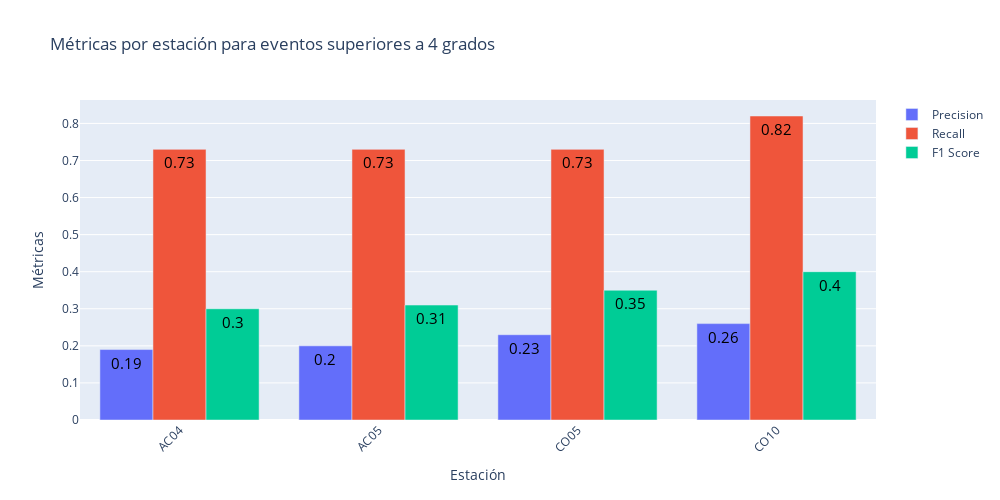
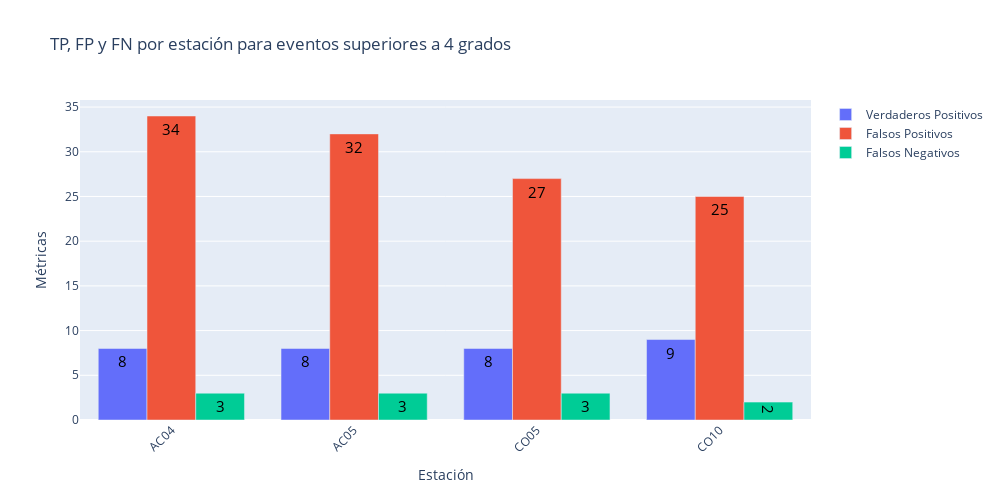

Write notebook code for charts like these, in order.
### Code cell
plot_metrics(results_with_val, titles[3])
plot_bar(results_with_val, titles[3])

### Figure 1 — Plotly figure (JSON) as saved in the notebook; plotly's stock layout.template omitted (floating-point values rounded to 4 significant figures)
{"data": [{"name": "Precision", "text": ["0.19", "0.2", "0.23", "0.26"], "textfont": {"color": "black", "size": 15}, "type": "bar", "x": ["AC04", "AC05", "CO05", "CO10"], "y": [0.19, 0.2, 0.23, 0.26]}, {"name": "Recall", "text": ["0.73", "0.73", "0.73", "0.82"], "textfont": {"color": "black", "size": 15}, "type": "bar", "x": ["AC04", "AC05", "CO05", "CO10"], "y": [0.73, 0.73, 0.73, 0.82]}, {"name": "F1 Score", "text": ["0.3", "0.31", "0.35", "0.4"], "textfont": {"color": "black", "size": 15}, "type": "bar", "x": ["AC04", "AC05", "CO05", "CO10"], "y": [0.3, 0.31, 0.35, 0.4]}], "layout": {"barmode": "group", "height": 500, "title": {"text": "Métricas por estación para eventos superiores a 4 grados"}, "width": 1000, "xaxis": {"tickangle": -45, "title": {"text": "Estación"}}, "yaxis": {"title": {"text": "Métricas"}}}}

### Figure 2 — Plotly figure (JSON) as saved in the notebook; plotly's stock layout.template omitted (floating-point values rounded to 4 significant figures)
{"data": [{"name": "Verdaderos Positivos", "text": ["8", "8", "8", "9"], "textfont": {"color": "black", "size": 15}, "type": "bar", "x": ["AC04", "AC05", "CO05", "CO10"], "y": [8, 8, 8, 9]}, {"name": "Falsos Positivos", "text": ["34", "32", "27", "25"], "textfont": {"color": "black", "size": 15}, "type": "bar", "x": ["AC04", "AC05", "CO05", "CO10"], "y": [34, 32, 27, 25]}, {"name": "Falsos Negativos", "text": ["3", "3", "3", "2"], "textfont": {"color": "black", "size": 15}, "type": "bar", "x": ["AC04", "AC05", "CO05", "CO10"], "y": [3, 3, 3, 2]}], "layout": {"barmode": "group", "height": 500, "title": {"text": "TP, FP y FN por estación para eventos superiores a 4 grados"}, "width": 1000, "xaxis": {"tickangle": -45, "title": {"text": "Estación"}}, "yaxis": {"title": {"text": "Métricas"}}}}
